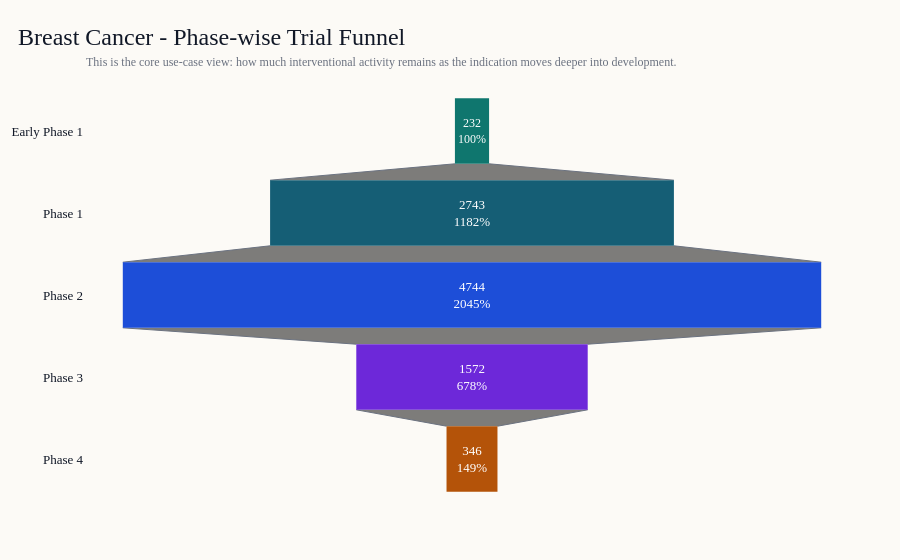
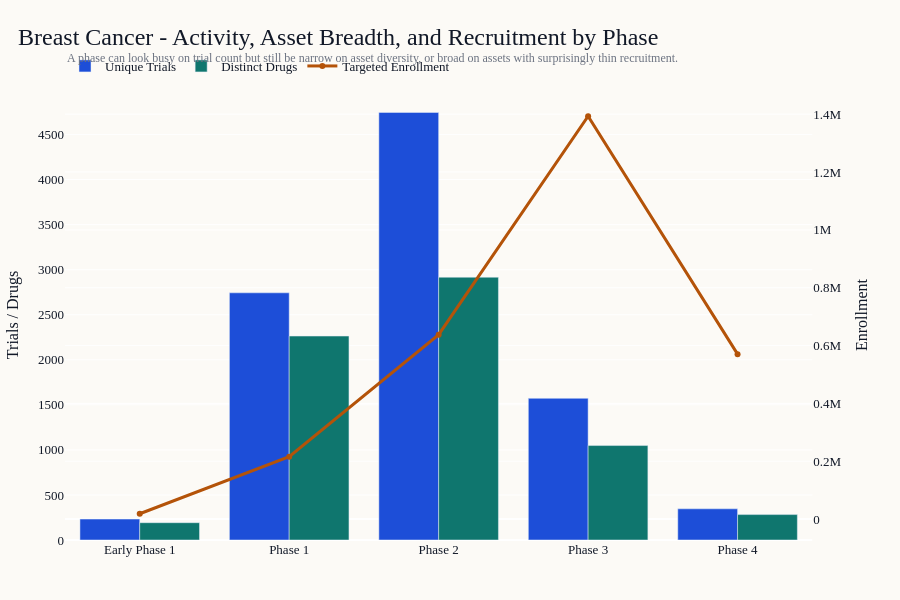

These figures' notebook cell, in order:
### Code cell
fig_funnel = go.Figure(
    go.Funnel(
        y=phase_summary["phase"],
        x=phase_summary["unique_trials"],
        textposition="inside",
        textinfo="value+percent initial",
        marker={"color": [PALETTE["teal"], PALETTE["cyan"], PALETTE["blue"], PALETTE["violet"], PALETTE["amber"]]},
        connector={"line": {"color": PALETTE["muted"], "width": 1}},
    )
)
pretty_layout(
    fig_funnel,
    title=f"{SELECTED_CANCER} - Phase-wise Trial Funnel",
    subtitle="This is the core use-case view: how much interventional activity remains as the indication moves deeper into development.",
    height=560,
)
fig_funnel.show()

fig_phase_depth = make_subplots(specs=[[{"secondary_y": True}]])
fig_phase_depth.add_bar(x=phase_summary["phase"], y=phase_summary["unique_trials"], name="Unique Trials", marker_color=PALETTE["blue"], secondary_y=False)
fig_phase_depth.add_bar(x=phase_summary["phase"], y=phase_summary["distinct_drugs"], name="Distinct Drugs", marker_color=PALETTE["teal"], secondary_y=False)
fig_phase_depth.add_trace(go.Scatter(x=phase_summary["phase"], y=phase_summary["total_enrollment"], name="Targeted Enrollment", mode="lines+markers", line=dict(color=PALETTE["amber"], width=3)), secondary_y=True)
pretty_layout(
    fig_phase_depth,
    title=f"{SELECTED_CANCER} - Activity, Asset Breadth, and Recruitment by Phase",
    subtitle="A phase can look busy on trial count but still be narrow on asset diversity, or broad on assets with surprisingly thin recruitment.",
    height=600,
)
fig_phase_depth.update_yaxes(title_text="Trials / Drugs", secondary_y=False)
fig_phase_depth.update_yaxes(title_text="Enrollment", secondary_y=True)
fig_phase_depth.show()

### Figure 1 — Plotly figure (JSON) as saved in the notebook; plotly's stock layout.template omitted (floating-point values rounded to 4 significant figures)
{"data": [{"connector": {"line": {"color": "#6b7280", "width": 1}}, "marker": {"color": ["#0f766e", "#155e75", "#1d4ed8", "#6d28d9", "#b45309"]}, "textinfo": "value+percent initial", "textposition": "inside", "type": "funnel", "x": [232, 2743, 4744, 1572, 346], "y": ["Early Phase 1", "Phase 1", "Phase 2", "Phase 3", "Phase 4"]}], "layout": {"annotations": [{"align": "left", "font": {"color": "#6b7280", "size": 12}, "showarrow": false, "text": "This is the core use-case view: how much interventional activity remains as the indication moves deeper into development.", "x": 0, "xref": "paper", "y": 1.09, "yref": "paper"}], "font": {"color": "#111827", "family": "Georgia, Times New Roman, serif", "size": 13}, "height": 560, "legend": {"bgcolor": "rgba(0,0,0,0)", "orientation": "h", "x": 0, "xanchor": "left", "y": 1.02, "yanchor": "bottom"}, "margin": {"b": 60, "l": 60, "r": 40, "t": 90}, "paper_bgcolor": "#fcfaf6", "plot_bgcolor": "#fcfaf6", "title": {"font": {"color": "#111827", "size": 24}, "text": "Breast Cancer - Phase-wise Trial Funnel", "x": 0.02}}}

### Figure 2 — Plotly figure (JSON) as saved in the notebook; plotly's stock layout.template omitted (floating-point values rounded to 4 significant figures)
{"data": [{"marker": {"color": "#1d4ed8"}, "name": "Unique Trials", "type": "bar", "x": ["Early Phase 1", "Phase 1", "Phase 2", "Phase 3", "Phase 4"], "xaxis": "x", "y": [232, 2743, 4744, 1572, 346], "yaxis": "y"}, {"marker": {"color": "#0f766e"}, "name": "Distinct Drugs", "type": "bar", "x": ["Early Phase 1", "Phase 1", "Phase 2", "Phase 3", "Phase 4"], "xaxis": "x", "y": [192, 2263, 2916, 1048, 282], "yaxis": "y"}, {"line": {"color": "#b45309", "width": 3}, "mode": "lines+markers", "name": "Targeted Enrollment", "type": "scatter", "x": ["Early Phase 1", "Phase 1", "Phase 2", "Phase 3", "Phase 4"], "xaxis": "x", "y": [18532, 215653, 637736, 1392901, 570312], "yaxis": "y2"}], "layout": {"annotations": [{"align": "left", "font": {"color": "#6b7280", "size": 12}, "showarrow": false, "text": "A phase can look busy on trial count but still be narrow on asset diversity, or broad on assets with surprisingly thin recruitment.", "x": 0, "xref": "paper", "y": 1.09, "yref": "paper"}], "font": {"color": "#111827", "family": "Georgia, Times New Roman, serif", "size": 13}, "height": 600, "legend": {"bgcolor": "rgba(0,0,0,0)", "orientation": "h", "x": 0, "xanchor": "left", "y": 1.02, "yanchor": "bottom"}, "margin": {"b": 60, "l": 60, "r": 40, "t": 90}, "paper_bgcolor": "#fcfaf6", "plot_bgcolor": "#fcfaf6", "title": {"font": {"color": "#111827", "size": 24}, "text": "Breast Cancer - Activity, Asset Breadth, and Recruitment by Phase", "x": 0.02}, "xaxis": {"anchor": "y", "domain": [0, 0.94]}, "yaxis": {"anchor": "x", "domain": [0, 1], "title": {"text": "Trials / Drugs"}}, "yaxis2": {"anchor": "x", "overlaying": "y", "side": "right", "title": {"text": "Enrollment"}}}}
